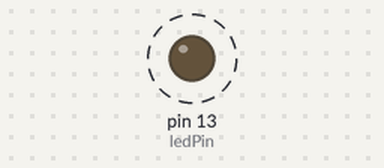
A sketch run on a simulated Arduino Uno, built with avr-gcc and run on an emulated ATmega328P. Shown: output pins drawn as LEDs (lit = HIGH). Dashed ring = blinking. What the sketch prints to the serial monitor is not drawn.

Above: at 0.2 s.
Timing chart, 0 to 3.0 s (numbered marks = the images above):
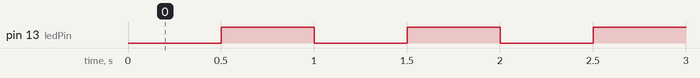

Measured:
- by itself, pin 13 (ledPin): alternates HIGH for 0.50 s and LOW for 0.50 s

The sketch:

heartbeat.ino
```cpp
int ledPin = 13;
int n = 0;

void setup() {
  Serial.begin(9600);
  pinMode(ledPin, OUTPUT);
}

void loop() {
  delay(500);
  digitalWrite(ledPin, HIGH);
  delay(500);
  digitalWrite(ledPin, LOW);

  n++;
  Serial.print(n);
  Serial.println(" sec have elapsed");

  int i = millis();
  Serial.println(i);
  i = 0;
}
```
